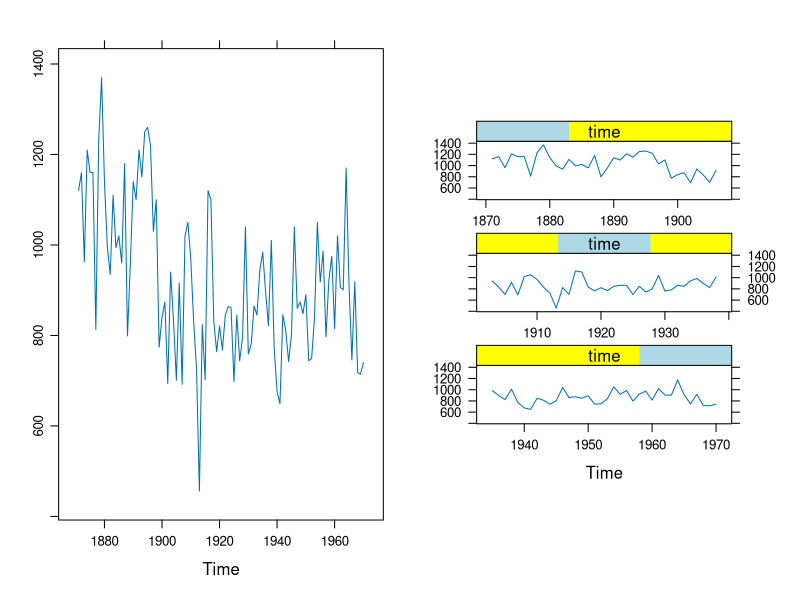

This chart was generated by the following R code:
# make sure the package is installed
# install.packages("lattice")
library("lattice")
graphics.off()

# Time series plot
plot1=xyplot(Nile)

# Time series cut-and-stack plots
# for further documentation see 
# ?xyplot()
plot2 =
xyplot(Nile, aspect = "xy", cut = list(number = 3,
overlap = 0.1), strip = strip.custom(bg = "yellow",
fg = "lightblue"))

# plots both graphs
print(plot1, position = c(0,0,1,1), split=c(1,1,2,1), more=TRUE)
print(plot2, position = c(0,0,1,1), split=c(2,1,2,1), more=TRUE)
